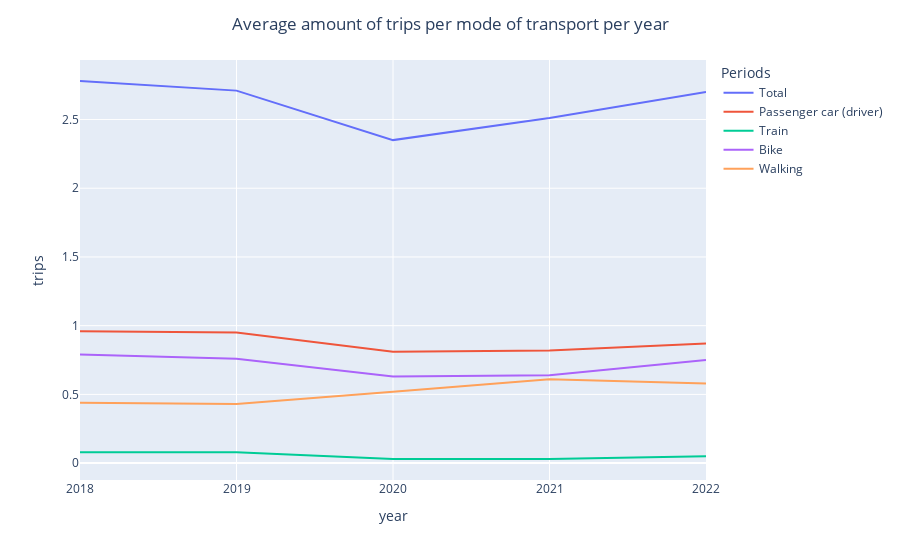

The notebook cell this image was saved under:
### Code cell
# does not work yet
years = ['2018', '2019', '2020', '2021', '2022']

mobility_trend = mobility_trips[mobility_trips['motive'] == 'Total']
mobility_trend_years = mobility_trend[years].reset_index()
melted_mobility_trend = mobility_trend_years.melt(id_vars='Periods', var_name='year', value_name='trips')

melted_mobility_trend['trips'] = melted_mobility_trend['trips'].astype(float)

figure = px.line(melted_mobility_trend, x='year', y='trips', color='Periods')
figure.update_layout(title={
    'text': f'Average amount of trips per mode of transport per year',
    'x': 0.5
})
# figure.update_yaxes(range=[0, 3]) 
figure.show()


#Pls try plotting this after calculating YoY changes

### Figure 1 — Plotly figure (JSON) as saved in the notebook; plotly's stock layout.template omitted (floating-point values rounded to 4 significant figures)
{"data": [{"hovertemplate": "Periods=Total<br>year=%{x}<br>trips=%{y}<extra></extra>", "legendgroup": "Total", "line": {"color": "#636efa", "dash": "solid"}, "marker": {"symbol": "circle"}, "mode": "lines", "name": "Total", "orientation": "v", "showlegend": true, "type": "scatter", "x": ["2018", "2019", "2020", "2021", "2022"], "xaxis": "x", "y": [2.78, 2.71, 2.35, 2.51, 2.7], "yaxis": "y"}, {"hovertemplate": "Periods=Passenger car (driver)<br>year=%{x}<br>trips=%{y}<extra></extra>", "legendgroup": "Passenger car (driver)", "line": {"color": "#EF553B", "dash": "solid"}, "marker": {"symbol": "circle"}, "mode": "lines", "name": "Passenger car (driver)", "orientation": "v", "showlegend": true, "type": "scatter", "x": ["2018", "2019", "2020", "2021", "2022"], "xaxis": "x", "y": [0.96, 0.95, 0.81, 0.82, 0.87], "yaxis": "y"}, {"hovertemplate": "Periods=Train<br>year=%{x}<br>trips=%{y}<extra></extra>", "legendgroup": "Train", "line": {"color": "#00cc96", "dash": "solid"}, "marker": {"symbol": "circle"}, "mode": "lines", "name": "Train", "orientation": "v", "showlegend": true, "type": "scatter", "x": ["2018", "2019", "2020", "2021", "2022"], "xaxis": "x", "y": [0.08, 0.08, 0.03, 0.03, 0.05], "yaxis": "y"}, {"hovertemplate": "Periods=Bike<br>year=%{x}<br>trips=%{y}<extra></extra>", "legendgroup": "Bike", "line": {"color": "#ab63fa", "dash": "solid"}, "marker": {"symbol": "circle"}, "mode": "lines", "name": "Bike", "orientation": "v", "showlegend": true, "type": "scatter", "x": ["2018", "2019", "2020", "2021", "2022"], "xaxis": "x", "y": [0.79, 0.76, 0.63, 0.64, 0.75], "yaxis": "y"}, {"hovertemplate": "Periods=Walking<br>year=%{x}<br>trips=%{y}<extra></extra>", "legendgroup": "Walking", "line": {"color": "#FFA15A", "dash": "solid"}, "marker": {"symbol": "circle"}, "mode": "lines", "name": "Walking", "orientation": "v", "showlegend": true, "type": "scatter", "x": ["2018", "2019", "2020", "2021", "2022"], "xaxis": "x", "y": [0.44, 0.43, 0.52, 0.61, 0.58], "yaxis": "y"}], "layout": {"legend": {"title": {"text": "Periods"}, "tracegroupgap": 0}, "margin": {"t": 60}, "title": {"text": "Average amount of trips per mode of transport per year", "x": 0.5}, "xaxis": {"anchor": "y", "domain": [0, 1], "title": {"text": "year"}}, "yaxis": {"anchor": "x", "domain": [0, 1], "title": {"text": "trips"}}}}
